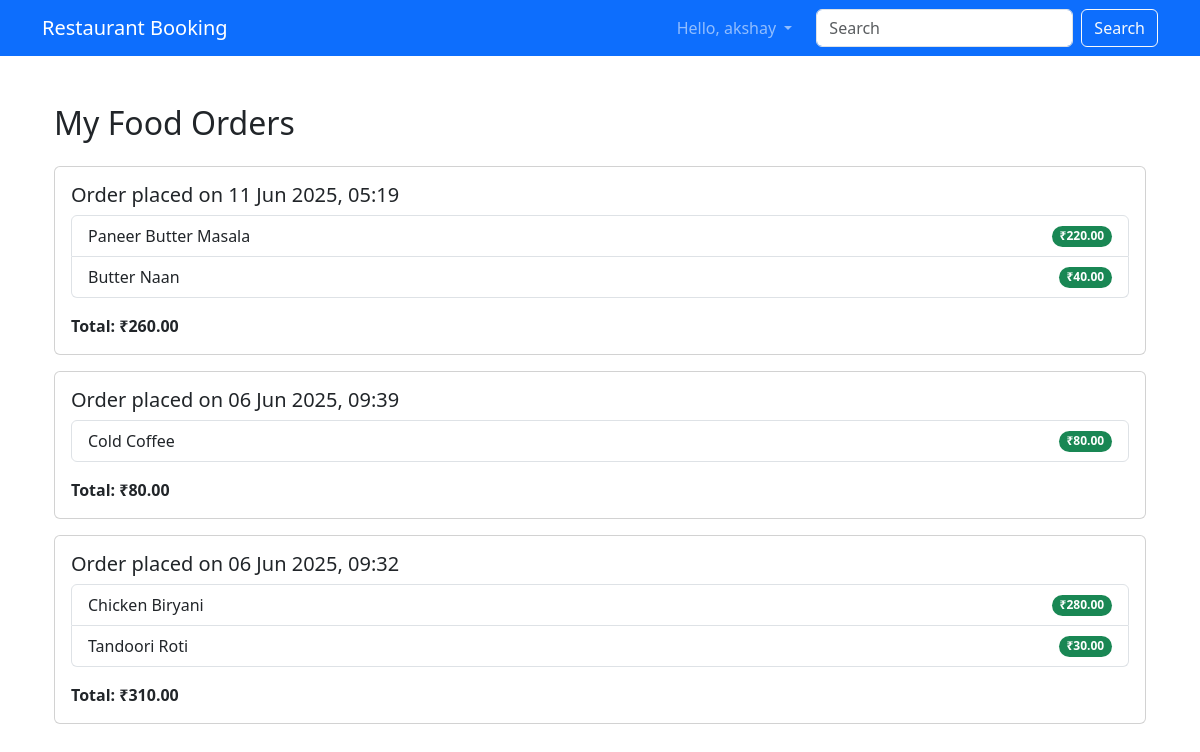
Page /menu/my-orders/ (signed in) on the committed database.
### users/models.py (models this page shows)
class CustomUser(AbstractUser):
    ROLE_CHOICES = (('admin', 'Admin'), ('customer', 'Customer'))
    role = models.CharField(max_length=10, choices=ROLE_CHOICES, default='customer')

### menu/models.py (models this page shows, shortened)
class Order(models.Model):
    customer = models.ForeignKey(settings.AUTH_USER_MODEL, on_delete=models.CASCADE)
    food_items = models.ManyToManyField(FoodItem)
    created_at = models.DateTimeField(auto_now_add=True)
    total_price = models.DecimalField(max_digits=8, decimal_places=2, default=0.00)

class FoodItem(models.Model):
    name = models.CharField(max_length=100)
    description = models.TextField(blank=True)
    price = models.DecimalField(max_digits=6, decimal_places=2)
    available = models.BooleanField(default=True)

### menu/views.py (the view)
# urls.py: path('my-orders/', views.my_orders, name='my_orders'),
@login_required
def my_orders(request):
    orders = Order.objects.filter(customer=request.user).order_by('-created_at')
    return render(request, 'menu/my_orders.html', {'orders': orders})

### templates/menu/my_orders.html
{% extends 'base.html' %}
{% block content %}
<div class="container mt-5">
    <h2 class="mb-4">My Food Orders</h2>
    {% if orders %}
        {% for order in orders %}
            <div class="card mb-3">
                <div class="card-body">
                    <h5 class="card-title">Order placed on {{ order.created_at|date:"d M Y, H:i" }}</h5>
                    <ul class="list-group">
                        {% for item in order.food_items.all %}
                            <li class="list-group-item d-flex justify-content-between align-items-center">
                                {{ item.name }}
                                <span class="badge bg-success rounded-pill">₹{{ item.price }}</span>
                            </li>
                        {% endfor %}
                    </ul>
                    <div class="mt-3">
                        <strong>Total: ₹{{ order.total_price }}</strong>
                    </div>
                </div>
            </div>
        {% endfor %}
    {% else %}
        <p>You have not ordered anything yet.</p>
    {% endif %}
</div>
{% endblock %}

### templates/base.html (shortened to what this page needs)
<!DOCTYPE html>
<html>
<head>
    <link href="https://cdn.jsdelivr.net/npm/bootstrap@5.3.0/dist/css/bootstrap.min.css" rel="stylesheet">
</head>
<body>
<nav class="navbar navbar-expand-lg navbar-dark bg-primary">
  <div class="container">
    <a class="navbar-brand" href="{% url 'home' %}">Restaurant Booking</a>
    <div class="collapse navbar-collapse justify-content-end">
      <ul class="navbar-nav">
        {% if user.is_authenticated %}
          <li class="nav-item dropdown">
            <a class="nav-link dropdown-toggle" href="#" id="navbarDropdown" role="button" data-bs-toggle="dropdown" aria-expanded="false">
              Hello, {{ user.username }}
            </a>
          </li>
        {% else %}
          <li class="nav-item"><a class="nav-link" href="{% url 'login' %}">Login</a></li>
          <li class="nav-item"><a class="nav-link" href="{% url 'register' %}">Register</a></li>
        {% endif %}
      </ul>
      <form class="d-flex ms-3">
        <input class="form-control me-2" type="search" placeholder="Search" aria-label="Search">
        <button class="btn btn-outline-light" type="submit">Search</button>
      </form>
    </div>
  </div>
</nav>
<div class="container my-4">
    {% block content %}{% endblock %}
</div>
<div class="toast-container position-fixed top-0 end-0 p-3">
</div>
</body>
</html>

### templates/base.html (style rules this page uses)
.card { margin-bottom: 20px; }

### rows in the picture
CustomUser: username "akshay"
Order: created_at "11 Jun 2025, 05:19", total_price "260.00"
FoodItem: name "Paneer Butter Masala", price "220.00"
FoodItem: name "Butter Naan", price "40.00"
Order: created_at "06 Jun 2025, 09:39", total_price "80.00"
FoodItem: name "Cold Coffee", price "80.00"
Order: created_at "06 Jun 2025, 09:32", total_price "310.00"
FoodItem: name "Chicken Biryani", price "280.00"
FoodItem: name "Tandoori Roti", price "30.00"
